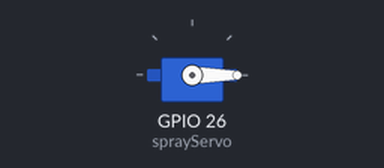
Recording of a sketch running on a simulated ESP32. Parts: servo.

Above: at 0.05 s.
At 2.0 s:
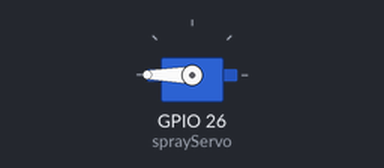
At 4.0 s:
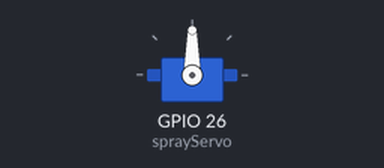
Timing chart, 0 to 5.2 s (numbered marks = the images above):
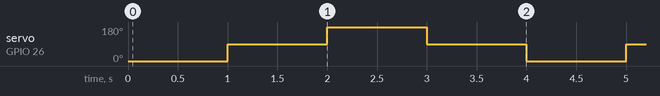

The sketch:

servo-testing.ino
```cpp
#include <ESP32Servo.h>

Servo sprayServo;

void setup() {
  // attach servo signal
  sprayServo.attach(26);
}

void loop() {
  // left
  sprayServo.write(0);
  delay(1000);

  // center
  sprayServo.write(90);
  delay(1000);

  // right
  sprayServo.write(180);
  delay(1000);

  // back to center so it doesn’t stay at extremes
  sprayServo.write(90);
  delay(1000);
}
```

Measured:
- by itself, servo on GPIO 26 (sprayServo): repeats every 4.0 s: 180° 1.0 s, 90° 1.0 s, 0° 1.0 s, 90° 1.0 s
